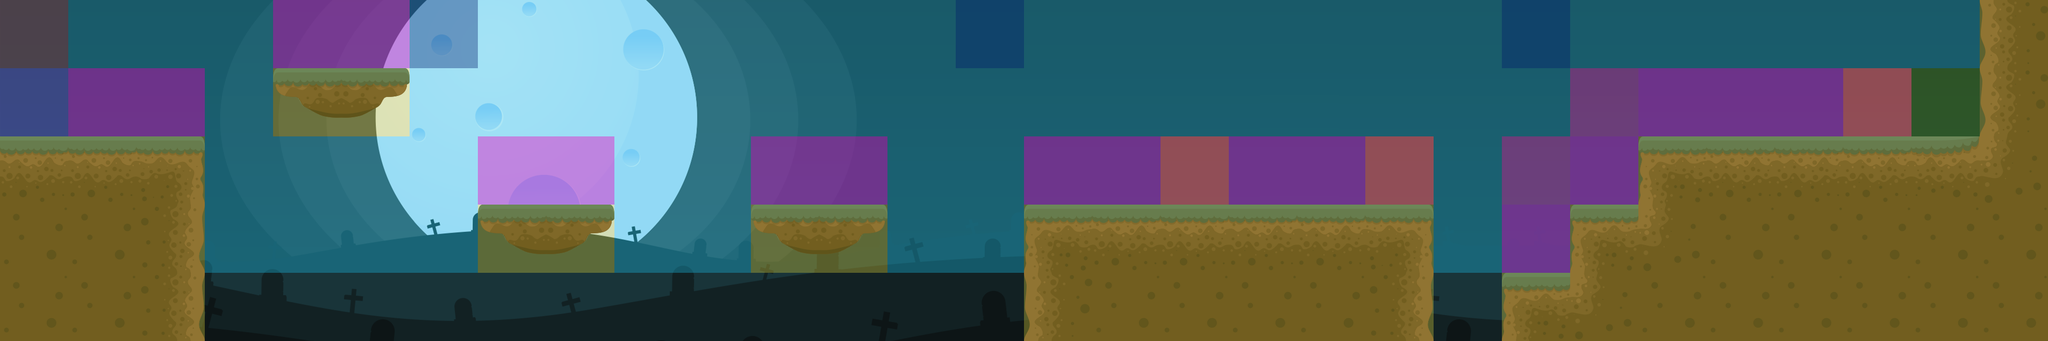

Tiled map render using the project's own tile images. Description and the map definition, with tile-layer contents summarised, below:
An orthogonal 30x5 tile map with 128x128 px tiles, 4 tile layers (CapaFons, CapaPrincipal, CapaNavigation, CapaLogica), 2 tilesets.

<map version="1.0" orientation="orthogonal" renderorder="right-down" width="30" height="5" tilewidth="128" tileheight="128" nextobjectid="1">
 <tileset firstgid="1" name="graveyard" tilewidth="128" tileheight="128" spacing="1" margin="1" tilecount="25" columns="5">
  <image source="graveyard_tile.png" width="646" height="646" />
  <tile id="4">
   <properties>
    <property name="Walkable_by_enemy" type="bool" value="true" />
   </properties>
  </tile>
  <tile id="5">
   <properties>
    <property name="Collider" type="bool" value="true" />
   </properties>
  </tile>
 </tileset>
 <tileset firstgid="26" name="background" tilewidth="128" tileheight="128" tilecount="180" columns="30">
  <image source="background.png" width="3840" height="768" />
 </tileset>
 <layer name="CapaFons" width="30" height="5">
  <properties>
   <property name="Speed" type="float" value="0.5" />
  </properties>
  <data>[150 cells, 150 non-empty, 150 distinct tile ids]</data>
 </layer>
 <layer name="CapaPrincipal" width="30" height="5">
  <data>[150 cells, 50 non-empty, 10 distinct tile ids]</data>
 </layer>
 <layer name="CapaNavigation" width="30" height="5" opacity="0.36">
  <data>[150 cells, 86 non-empty, 2 distinct tile ids]</data>
 </layer>
 <layer name="CapaLogica" width="30" height="5" opacity="0.37">
  <properties>
   <property name="Navigation" type="int" value="1" />
  </properties>
  <data>[150 cells, 76 non-empty, 6 distinct tile ids]</data>
 </layer>
</map>
